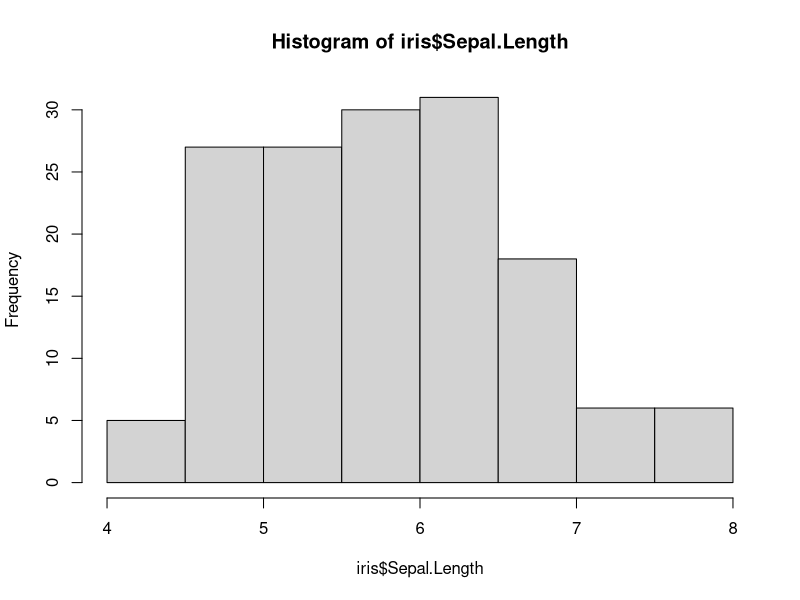
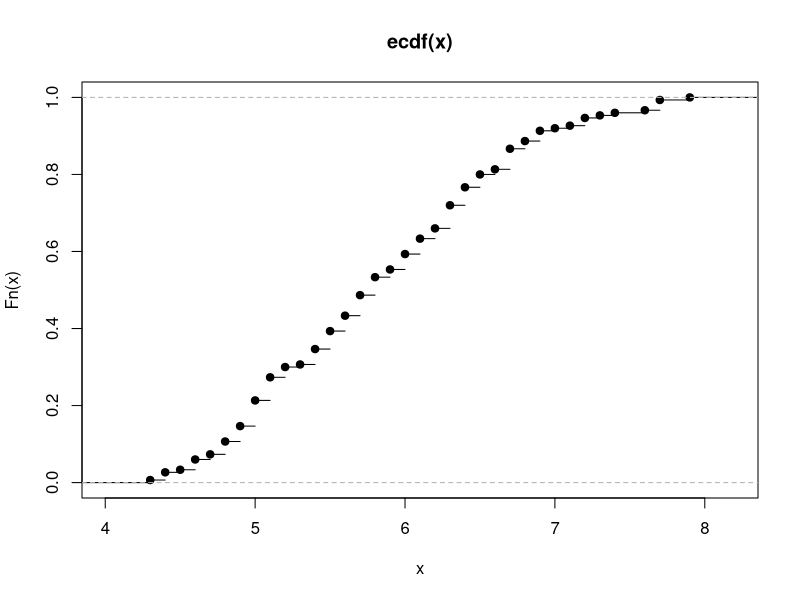

The R script that drew these images, in order:
data(iris)
data(iris)
str(iris)
colnames(iris)
head(iris)
tail(iris)
rownames(iris)
#View(iris)
mean(iris$Sepal.Length)
median(iris$Sepal.Length)
max(iris$Sepal.Length)
min(iris$Sepal.Length)
sum(iris$Sepal.Length)
sd(iris$Sepal.Length)
var(iris$Sepal.Length)

hist(iris$Sepal.Length)
plot.ecdf(iris$Sepal.Length)
